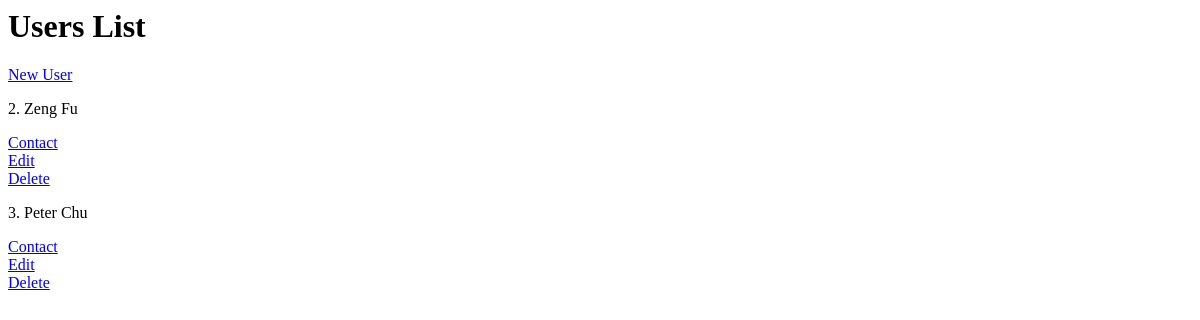
The app's page /users/, older data.
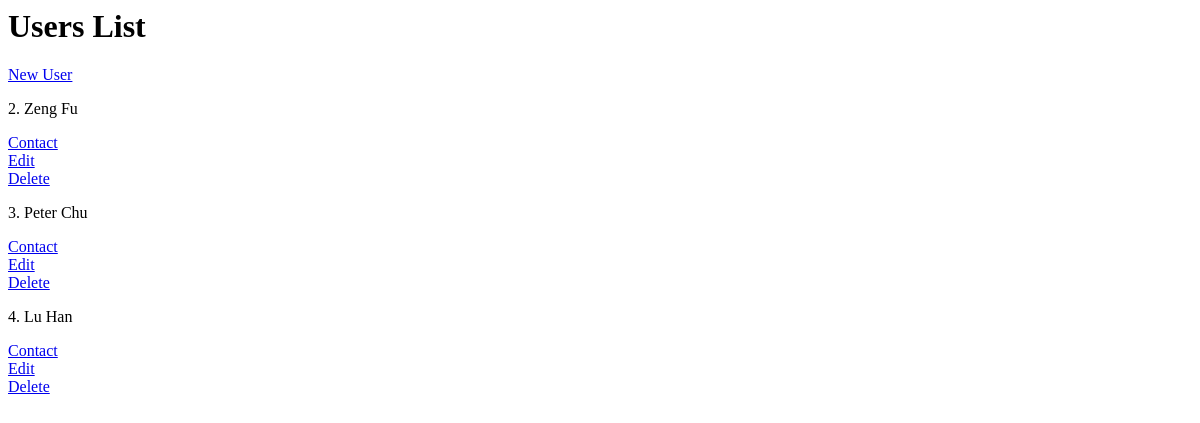
The same page, newer data.
### database_setup.py (models this page shows)
class User(Base):
    __tablename__ = 'user'
    id = Column(Integer, primary_key=True)
    name = Column(String(250), nullable=False)
    email = Column(String(250), nullable=False)

### chattime.py (the view)
@app.route('/')
@app.route('/users/')
def users():
    session = DBSession()
    users = session.query(User).all()
    return render_template('users.html', users=users)

### templates/users.html (shortened to what this page needs)
<html>
<head>
    </head>
<body>
<div class = 'pane'>
    <div class = 'header'>
    <h1>Users List</h1>
</div>
<a href='{{url_for('newUser')}}'>New User</a>
{% for u in users %}
<div class = 'idNameAndContact'>
    <span class = 'id'><p>{{u.id}}.<span class = 'name'>
        {{u.name}}
    </span></p></span>
    <a href='{{url_for('contact', user_id = u.id,) }}'>Contact</a>
    </div>
	<div class = "editdeletepane">
<a href='{{url_for('editUser', user_id = u.id) }}'>Edit</a>
<a href = '{{url_for('deleteUser', user_id = u.id) }}'>Delete</a>
</div>
{% endfor %}
</div>
</body>
</html>

Row changes from the older to the newer data that the page shows:
added User: id "4", name "Lu Han"
